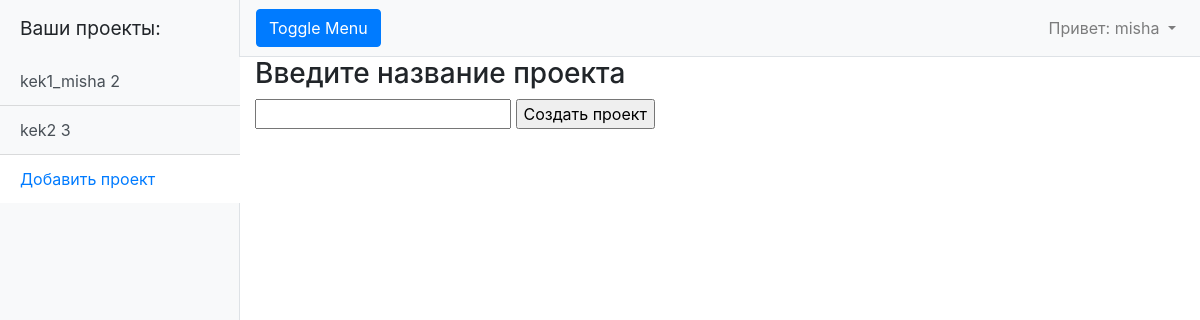
Page /create_project (signed in) on the earlier database version.
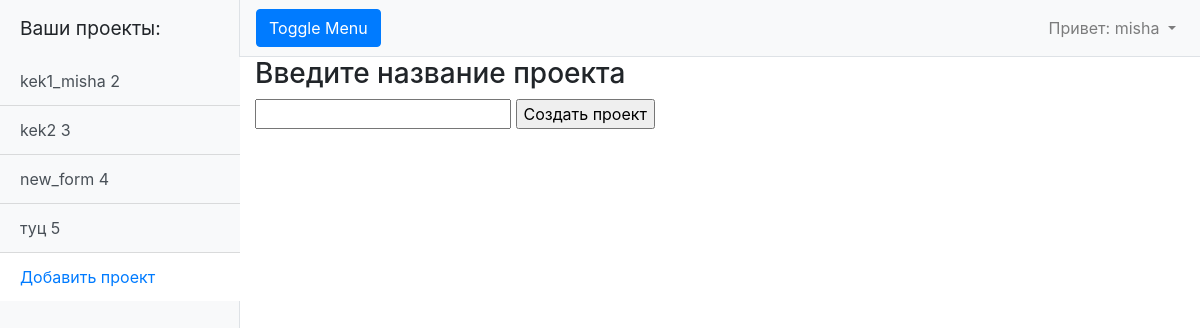
Same page on the later database version.
### myapp/models.py (models this page shows, shortened)
class Project(models.Model):
    user = models.ForeignKey(User, on_delete=models.CASCADE)
    project_name = models.CharField(max_length=255, unique=True)
    project_date_creation = models.DateTimeField(auto_now_add=True)

### myapp/views.py (the view, shortened to what this page needs)
# urls.py: path('create_project', ProjectCreate.as_view()),
class ProjectCreate(CreateView):
    template_name = 'create_project.html'
    form_class = CreateProjectForm
    def get_context_data(self, **kwargs):
        context = super().get_context_data(**kwargs)
        context['a_projects'] = Project.objects.filter(user__username=self.request.user)
        return context

### myapp/forms.py
class CreateProjectForm(ModelForm):
    class Meta:
        model = Project
        fields = ['user', 'project_name']

### templates/create_project.html (shortened to what this page needs)
{% extends 'default.html' %}
{% block content %}
    <h3>Введите название проекта</h3>
    <form method="POST">
            <input type="text" name="project_name">
            <input type="submit" value="Создать проект">
    </form>
{% endblock content%}

### templates/default.html (shortened to what this page needs)
{% load static %}
<!DOCTYPE html>
<html lang="en">
<head>
  <link href="{% static 'vendor/bootstrap/css/bootstrap.min.css' %}" rel="stylesheet ">
  <link href="{% static 'css/simple-sidebar.css' %}" rel="stylesheet">
</head>
<body>
  <div class="d-flex" id="wrapper">
    <div class="bg-light border-right" id="sidebar-wrapper" style="max-width: 240px;">
      <div class="sidebar-heading">Ваши проекты:</div>
      <div class="list-group list-group-flush">
          {% if user.is_authenticated %}
              {% for project in a_projects %}
                  <a href="{{ project.id }}" class="list-group-item list-group-item-action bg-light">{{ project.project_name }} {{ project.id }}</a>
              {% endfor %}
              <a href="create_project" class="list-group-item">Добавить проект</a>
          {% endif %}
      </div>
    </div>
    <div id="page-content-wrapper">
      <nav class="navbar navbar-expand-lg navbar-light bg-light border-bottom">
        <button class="btn btn-primary" id="menu-toggle">Toggle Menu</button>
        <div class="collapse navbar-collapse" id="navbarSupportedContent">
          <ul class="navbar-nav ml-auto mt-2 mt-lg-0">
            {% if user.is_authenticated %}
              <li class="nav-item dropdown">
                <a class="nav-link dropdown-toggle" href="#" id="navbarDropdown" role="button" data-toggle="dropdown" aria-haspopup="true" aria-expanded="false">
                  <span>Привет: {{ user.username }}</span>
                </a>
              </li>
            {% endif %}
          </ul>
        </div>
      </nav>
      <div class="container-fluid">
          {% block content %}{% endblock content %}
      </div>
    </div>
  </div>
</body>
</html>

Differences in the rows shown:
added Project: project_name "new_form", id "4"
added Project: project_name "туц", id "5"
